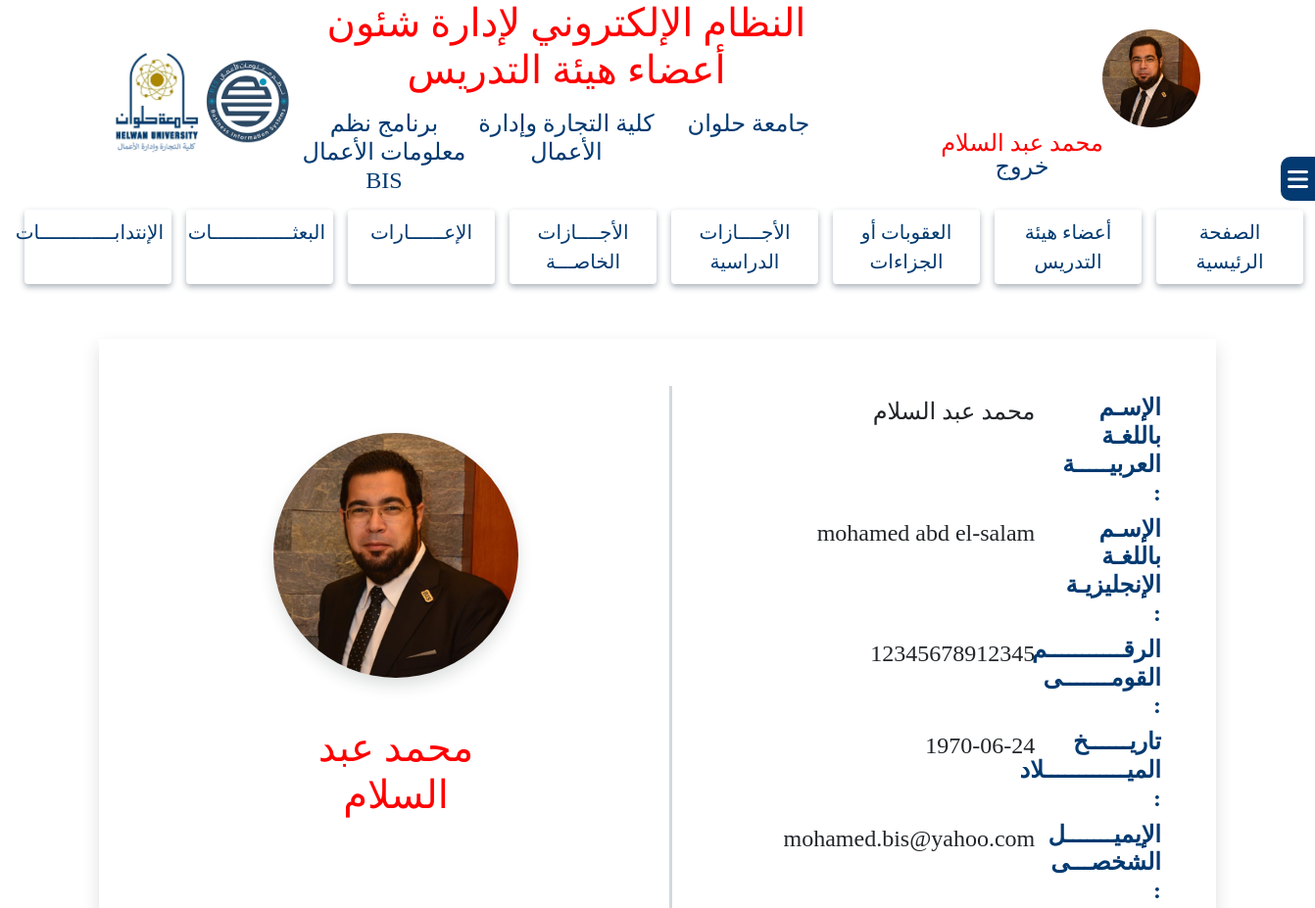
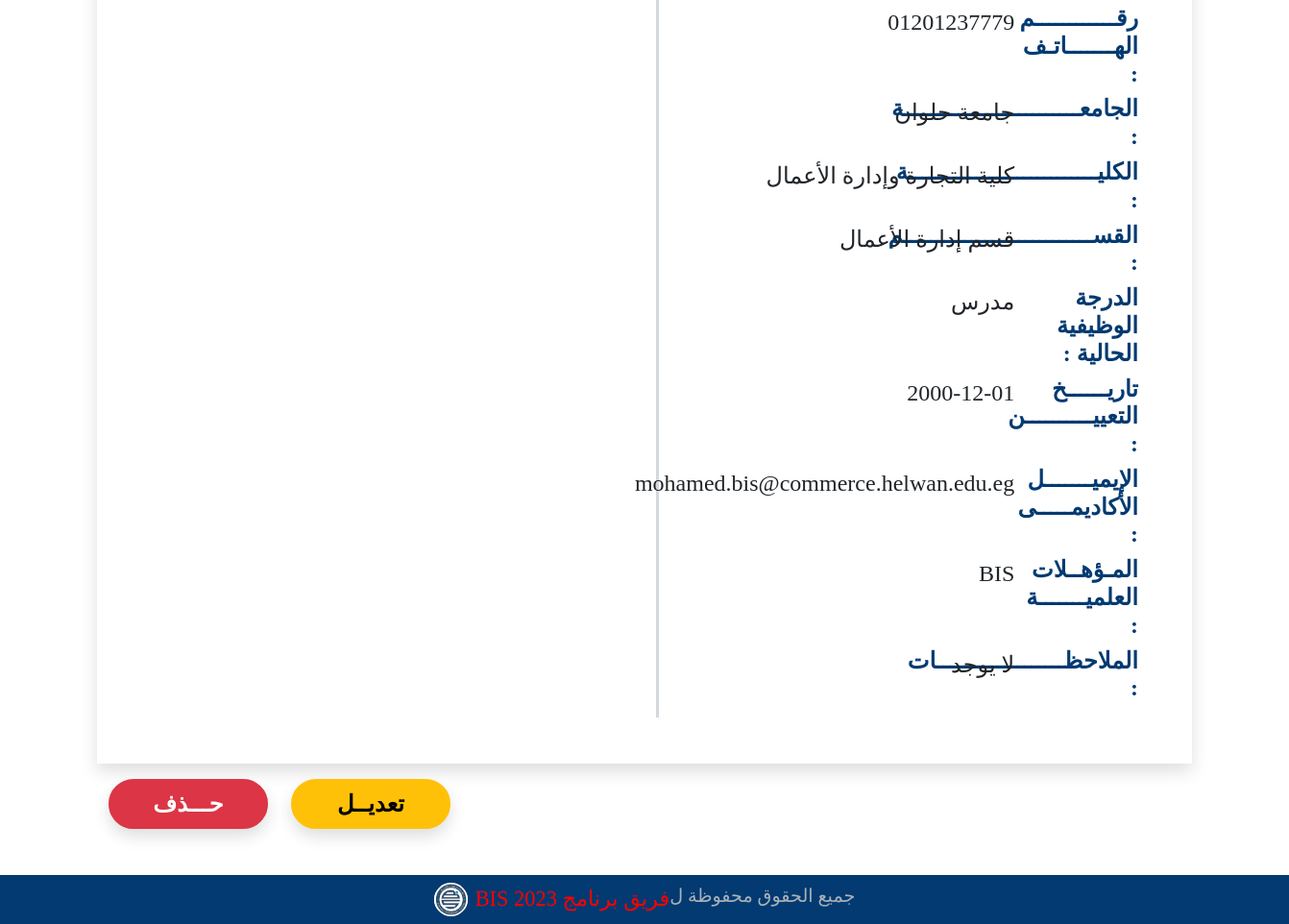
The page /system/memberDetails.php?id=14 (signed in) on the database its author committed (2 pictures, top to bottom).
### tables this page shows
CREATE TABLE `doctors_account` (
  `DoctorCode` int(11) NOT NULL,
  `Doctor_ar_Name` varchar(255) NOT NULL,
  `Doctor_eng_Name` varchar(255) NOT NULL,
  `National_id` varchar(255) NOT NULL,
  `Mobile` varchar(255) NOT NULL,
  `Academic_Mail` varchar(255) NOT NULL,
  `Personal_Mail` varchar(255) NOT NULL,
  `Notes` text NOT NULL,
  `Doctor_image` varchar(255) NOT NULL,
  `Department_id` tinyint(4) NOT NULL,
  `uni_id` tinyint(4) NOT NULL,
  `Faculty_id` tinyint(4) NOT NULL,
  `Doctor_job_id` tinyint(4) NOT NULL,
  `date_of_birth` date NOT NULL,
  `hiring_date` date NOT NULL,
  `qualifications` text NOT NULL
);

CREATE TABLE `universities` (
  `uni_id` tinyint(4) NOT NULL,
  `uni_ar_name` varchar(30) NOT NULL,
  `uni_eng_name` varchar(30) NOT NULL
);

CREATE TABLE `faculties` (
  `Faculty_id` tinyint(4) NOT NULL,
  `Faculty_ar_name` varchar(50) NOT NULL,
  `Faculty_eng_name` varchar(50) NOT NULL
);

CREATE TABLE `departments` (
  `Department_id` tinyint(4) NOT NULL,
  `Department_ar_name` varchar(30) NOT NULL,
  `Department_eng_name` varchar(30) NOT NULL
);

CREATE TABLE `doctor_jobs` (
  `Doctor_job_id` tinyint(4) NOT NULL,
  `Doctor_job_ar_name` varchar(20) NOT NULL,
  `Doctor_job_eng_name` varchar(20) NOT NULL,
  `job_order` tinyint(4) NOT NULL
);

### system/memberDetails.php (the view, shortened to what this page needs)
<?php
include "../Connections/syscon.php";
if (isset($_GET['id'])) {
    $id = $_GET['id'];
    mysqli_select_db($bis, $database_bis);
    $myquery = "SELECT * FROM doctors_account
    INNER JOIN  departments
    ON doctors_account.Department_id=departments.Department_id
    INNER JOIN  universities
    ON doctors_account.uni_id=universities.uni_id
    INNER JOIN  faculties
    ON doctors_account.Faculty_id=faculties.Faculty_id
    INNER JOIN  doctor_jobs
    ON doctors_account.Doctor_job_id=doctor_jobs.Doctor_job_id
    WHERE doctors_account.DoctorCode= $id";
    $result = $bis->query($myquery);
    if ($result->num_rows === 1) {
        $row = $result->fetch_assoc();
        $qualifications = $row['qualifications'];
        $date_of_birth = $row['date_of_birth'];
        $hiring_date = $row['hiring_date'];
        $Doctor_ar_Name = $row['Doctor_ar_Name'];
        $Doctor_eng_Name = $row["Doctor_eng_Name"];
        $National_id = $row["National_id"];
        $Mobile = $row["Mobile"];
        $Academic_Mail = $row["Academic_Mail"];
        $Personal_Mail = $row["Personal_Mail"];
        $Notes = $row["Notes"];
        $Doctor_image = $row["Doctor_image"];
        $Department_ar_name = $row["Department_ar_name"];
        $uni_ar_name = $row["uni_ar_name"];
        $Faculty_ar_name = $row["Faculty_ar_name"];
        $Doctor_job_ar_name = $row["Doctor_job_ar_name"];
    }
}
?>
<!DOCTYPE html>
<html lang="ar">
<head>
    <link rel="stylesheet" href="../css/all.min.css">
    <link rel="stylesheet" href="../css/bootstrap.min.css">
    <link rel="stylesheet" href="../css/style.css">
</head>
<body class="body">
    <?php
    include('header.php');
    ?>
    <div class="sidebarContainer">
        <?php
        include('sidebar.php');
        ?>
    </div>
    <div class="container bg-white p-5 shadow mt-5">
        <div class="row align-items-center">
            <div class="col-md-6">
                <div class="memberData p-2">
                    <div class="row">
                        <div class="col-md-3">
                            <h4 class="mainText fw-bold">الإسـم باللغـة العربيـــــة :</h4>
                        </div>
                        <div class="col-md-9">
                            <p class="fs-4"><?php echo $Doctor_ar_Name; ?></p>
                        </div>
                    </div>
                    <div class="row">
                        <div class="col-md-3">
                            <h4 class="mainText fw-bold">الإسـم باللغـة الإنجليزيـة :</h4>
                        </div>
                        <div class="col-md-9">
                            <p class="fs-4"><?php echo $Doctor_eng_Name ?></p>
                        </div>
                    </div>
                    <div class="row">
                        <div class="col-md-3">
                            <h4 class="mainText fw-bold">الرقـــــــــــم القومـــــــى :</h4>
                        </div>
                        <div class="col-md-9">
                            <p class="fs-4"><?php echo $National_id ?></p>
                        </div>
                    </div>
                    <div class="row">
                        <div class="col-md-3">
                            <h4 class="mainText fw-bold"> تاريــــــخ الميــــــــــــلاد :</h4>
                        </div>
                        <div class="col-md-9">
                            <p class="fs-4"><?php echo $date_of_birth ?> </p>
                        </div>
                    </div>
                    <div class="row">
                        <div class="col-md-3">
                            <h4 class="mainText fw-bold">الإيميـــــــل الشخصـــى :</h4>
                        </div>
                        <div class="col-md-9">
                            <p class="fs-4"><?php echo $Personal_Mail ?></p>
                        </div>
                    </div>
                    <div class="row">
                        <div class="col-md-3">
                            <h4 class="mainText fw-bold">رقــــــــــــم الهـــــــاتـف :</h4>
                        </div>
                        <div class="col-md-9">
                            <p class="fs-4"><?php echo $Mobile ?></p>
                        </div>
                    </div>
                    <div class="row">
                        <div class="col-md-3">
                            <h4 class="mainText fw-bold">الجامعــــــــــــــــــــــــــة :</h4>
                        </div>
                        <div class="col-md-9">
                            <p class="fs-4"><?php echo $uni_ar_name ?></p>
                        </div>
                    </div>
                    <div class="row">
                        <div class="col-md-3">
                            <h4 class="mainText fw-bold">الكليــــــــــــــــــــــــــــة :</h4>
                        </div>
                        <div class="col-md-9">
                            <p class="fs-4"> <?php echo $Faculty_ar_name ?> </p>
                        </div>
                    </div>
                    <div class="row">
                        <div class="col-md-3">
                            <h4 class="mainText fw-bold">القســــــــــــــــــــــــــــم :</h4>
                        </div>
                        <div class="col-md-9">
                            <p class="fs-4"><?php echo $Department_ar_name ?></p>
                        </div>
                    </div>
                    <div class="row">
                        <div class="col-md-3">
                            <h4 class="mainText fw-bold">الدرجة الوظيفية الحالية :</h4>
                        </div>
                        <div class="col-md-9">
                            <p class="fs-4"><?php echo $Doctor_job_ar_name ?></p>
                        </div>
                    </div>
                    <div class="row">
                        <div class="col-md-3">
                            <h4 class="mainText fw-bold">تاريــــــخ التعييــــــــــن :</h4>
                        </div>
                        <div class="col-md-9">
                            <p class="fs-4"><?php echo $hiring_date ?></p>
                        </div>
                    </div>
                    <div class="row">
                        <div class="col-md-3">
                            <h4 class="mainText fw-bold">الإيميـــــــل الأكاديمـــــى :</h4>
                        </div>
                        <div class="col-md-9">
                            <p class="fs-4"><?php echo $Academic_Mail ?></p>
                        </div>
                    </div>
                    <div class="row">
                        <div class="col-md-3">
                            <h4 class="mainText fw-bold">المـؤهــلات العلميـــــــة :</h4>
                        </div>
                        <div class="col-md-9">
                            <p class="fs-4"><?php echo $qualifications ?> </p>
                        </div>
                    </div>
                    <div class="row">
                        <div class="col-md-3">
                            <h4 class="mainText fw-bold">الملاحظـــــــــــــــــــات :</h4>
                        </div>
                        <div class="col-md-9">
                            <p class="fs-4"><?php echo $Notes ?> </p>
                        </div>
                    </div>
                </div>
            </div>
            <div class="col-md-6  d-flex justify-content-center align-items-center align-self-baseline mt-5">
                <div class="memberPhoto">
                    <img src="../images/members/<?php echo $Doctor_image ?>" class="w-100 h-100 ratio-1x1 rounded-circle shadow" alt="">
                    <h1 class="text-center mainTitle mt-5"><?php echo $Doctor_ar_Name; ?></h1>
                </div>
            </div>
        </div>
    </div>
    <div class="container mt-3 mb-5">
        <div class="row justify-content-end">
            <div class="col-md-2">
                <a href="updateMemberData.php?id=<?php echo $row['DoctorCode'] ?>">
                    <button id="updateBtn" class="btn btn-warning w-100 rounded-pill fw-bold fs-4 border-2 shadow">تعديــل</button>
                </a>
            </div>
            <div class="col-md-2">
                <button id="deleteBtn" name="deleteBtn" data-bs-toggle="modal" data-bs-target="#deleteModal" class="btn btn-danger w-100 rounded-pill fw-bold fs-4 border-2 shadow">حـــذف</button>
            </div>
        </div>
    </div>
    <?php
    include('footer.php');
    ?>
</body>
</html>

### css/style.css (style rules this page uses)
:root { --main-title: #f00; --main-text: #023A71; --subtext: #AAB2BA; }
* { font-family: "typesetting"; margin: 0; padding: 0; box-sizing: border-box; direction: rtl; }
.mainTitle { color: var(--main-title, #f00) }
.mainText { color: var(--main-text, #023A71) }
::placeholder { color: var(--subtext, #AAB2BA); opacity: 0.8 !important; font-size: 1.3rem; padding-right: 24px; }
.shadow { box-shadow: 0px 3px 6px #AAB2BA; }
.body { background-image: url(../images/Facultylogo.jpg); background-repeat: no-repeat; background-position: center; background-attachment: fixed; }
.sidebarContainer { position: fixed; width: 100%; top: 20vh; right: -100%; z-index: 99999; }
.memberPhoto { width: 250px; height: 250px; }
.memberData, .penaltyData, .vacationData { border-left: 3px solid rgba(170, 178, 186, 0.5); }

### rows shown on the page
doctors_account: Doctor_ar_Name "محمد عبد السلام", Doctor_eng_Name "mohamed abd el-salam", National "12345678912345", date_of_birth "1970-06-24", Personal_Mail "mohamed.bis@yahoo.com", Mobile "01201237779", uni.uni_ar_name "جامعة حلوان", Faculty.Faculty_ar_name "كلية التجارة وإدارة الأعمال", Department.Department_ar_name "قسم إدارة الأعمال", Doctor_job.Doctor_job_ar_name "مدرس", hiring_date "2000-12-01", Academic_Mail "mohamed.bis@commerce.helwan.edu.eg", qualifications "BIS", Notes "لا يوجد", Doctor_image (picture)

### other values the page prints
$_SESSION['user_ar_name'] "محمد عبد السلام"
$_SESSION['app_name'] "النظام الإلكتروني لإدارة شئون أعضاء هيئة التدريس"
$_SESSION['Uni_name'] "جامعة حلوان"
$_SESSION['Faculty_name'] "كلية التجارة وإدارة الأعمال"
$_SESSION['Program_name'] "برنامج نظم معلومات الأعمال BIS"
